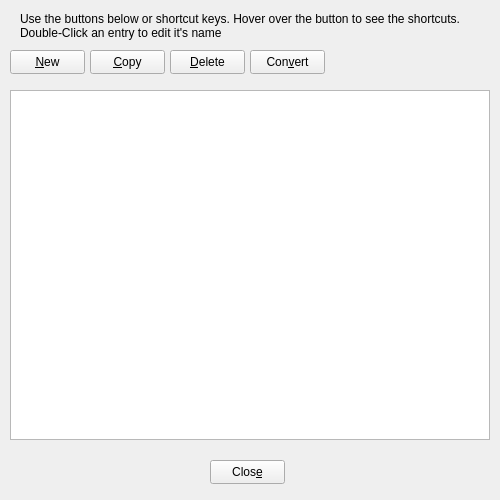
<?xml version="1.0" encoding="UTF-8"?>
<ui version="4.0">
 <class>Dialog</class>
 <widget class="QDialog" name="Dialog">
  <property name="geometry">
   <rect>
    <x>0</x>
    <y>0</y>
    <width>500</width>
    <height>500</height>
   </rect>
  </property>
  <property name="windowTitle">
   <string>Manage Trees</string>
  </property>
  <property name="windowIcon">
   <iconset resource="PoB.qrc">
    <normaloff>:/Art/Icons/tree--pencil.png</normaloff>:/Art/Icons/tree--pencil.png</iconset>
  </property>
  <widget class="QListWidget" name="list_Trees">
   <property name="geometry">
    <rect>
     <x>10</x>
     <y>90</y>
     <width>480</width>
     <height>350</height>
    </rect>
   </property>
   <property name="font">
    <font>
     <family>Noto Sans</family>
     <pointsize>10</pointsize>
    </font>
   </property>
   <property name="dragEnabled">
    <bool>true</bool>
   </property>
   <property name="dragDropMode">
    <enum>QAbstractItemView::InternalMove</enum>
   </property>
   <property name="defaultDropAction">
    <enum>Qt::MoveAction</enum>
   </property>
   <property name="alternatingRowColors">
    <bool>true</bool>
   </property>
   <property name="selectionMode">
    <enum>QAbstractItemView::ExtendedSelection</enum>
   </property>
   <property name="horizontalScrollMode">
    <enum>QAbstractItemView::ScrollPerPixel</enum>
   </property>
   <property name="currentRow">
    <number>-1</number>
   </property>
  </widget>
  <widget class="QPushButton" name="btnNew">
   <property name="geometry">
    <rect>
     <x>10</x>
     <y>50</y>
     <width>75</width>
     <height>24</height>
    </rect>
   </property>
   <property name="focusPolicy">
    <enum>Qt::NoFocus</enum>
   </property>
   <property name="toolTip">
    <string>New tree.  (Ctrl-N)</string>
   </property>
   <property name="text">
    <string>&amp;New</string>
   </property>
   <property name="shortcut">
    <string>Ctrl+N</string>
   </property>
  </widget>
  <widget class="QLabel" name="label">
   <property name="geometry">
    <rect>
     <x>20</x>
     <y>10</y>
     <width>461</width>
     <height>31</height>
    </rect>
   </property>
   <property name="text">
    <string>Use the buttons below or shortcut keys. Hover over the button to see the shortcuts. Double-Click an entry to edit it's name</string>
   </property>
   <property name="wordWrap">
    <bool>true</bool>
   </property>
  </widget>
  <widget class="QPushButton" name="btnCopy">
   <property name="geometry">
    <rect>
     <x>90</x>
     <y>50</y>
     <width>75</width>
     <height>24</height>
    </rect>
   </property>
   <property name="focusPolicy">
    <enum>Qt::NoFocus</enum>
   </property>
   <property name="toolTip">
    <string>Copy selections. (Ctrl-C)</string>
   </property>
   <property name="text">
    <string>&amp;Copy</string>
   </property>
   <property name="shortcut">
    <string>Ctrl+C</string>
   </property>
  </widget>
  <widget class="QPushButton" name="btnDelete">
   <property name="geometry">
    <rect>
     <x>170</x>
     <y>50</y>
     <width>75</width>
     <height>24</height>
    </rect>
   </property>
   <property name="focusPolicy">
    <enum>Qt::NoFocus</enum>
   </property>
   <property name="toolTip">
    <string>Delete selections. Beware !!!! (Delete)</string>
   </property>
   <property name="text">
    <string>&amp;Delete</string>
   </property>
   <property name="shortcut">
    <string>Del</string>
   </property>
  </widget>
  <widget class="QPushButton" name="btnConvert">
   <property name="geometry">
    <rect>
     <x>250</x>
     <y>50</y>
     <width>75</width>
     <height>24</height>
    </rect>
   </property>
   <property name="focusPolicy">
    <enum>Qt::NoFocus</enum>
   </property>
   <property name="toolTip">
    <string>Convert selections to _VERSION. Convert will ignore Tree that are the current version</string>
   </property>
   <property name="text">
    <string>Con&amp;vert</string>
   </property>
  </widget>
  <widget class="QPushButton" name="btnClose">
   <property name="geometry">
    <rect>
     <x>210</x>
     <y>460</y>
     <width>75</width>
     <height>24</height>
    </rect>
   </property>
   <property name="focusPolicy">
    <enum>Qt::NoFocus</enum>
   </property>
   <property name="text">
    <string>Clos&amp;e</string>
   </property>
  </widget>
 </widget>
 <tabstops>
  <tabstop>list_Trees</tabstop>
  <tabstop>btnCopy</tabstop>
  <tabstop>btnDelete</tabstop>
  <tabstop>btnConvert</tabstop>
 </tabstops>
 <resources>
  <include location="PoB.qrc"/>
 </resources>
 <connections/>
</ui>
